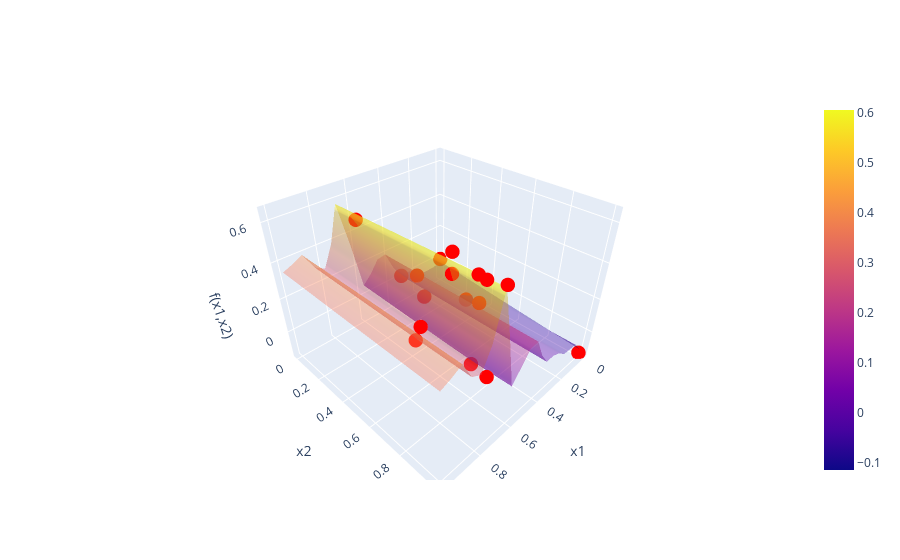
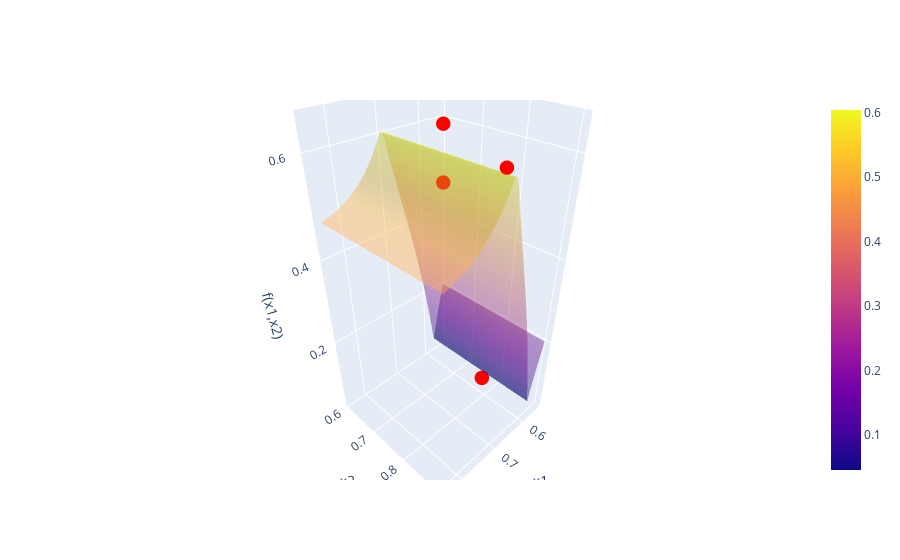

Here is the notebook cell these charts were saved with, in order:
### Markdown cell above
# Function 02
Week 6 notes
- hacked a local model around max (needs cleanup, especially around handling of scaling)
- set beta = 0

Also needs optimizer
Need to display local model in original coordinates, not transformrd coordinates

### Code cell
f2 = BBfcn(2)
print(f2)

# f2.plot_feature_correlations()
# f2.plot_correlations_with_cross_terms()
# kernel = C(10, (0.001, 10)) * Matern(length_scale=[1,1],nu=2.5) + WhiteKernel(noise_level=0.2)
f2.nextPointBayesianOptim(kernel=None,numgrid=20,acqFcn="UCB",beta=0.5)  # default kernel for 0-1 scaled inputs and outputs

f2_trust = TrustRegion(2,center_point=f2.argmax_as_np,cube_half_length=0.15)
print("TRUST REGION AROUND CURRENT MAX")
print(f2_trust)
X_next = f2_trust.nextPointBayesianOptim(numgrid=100,acqFcn="UCB",beta=0.5)
format_query(np.array([X_next]))

### Figure 1 — Plotly figure (JSON) as saved in the notebook; plotly's stock layout.template omitted (floating-point values rounded to 4 significant figures; data arrays with more than 128 entries replaced by an {"elided": "..."} marker saying what was removed)
{"data": [{"opacity": 0.4, "type": "surface", "x": {"elided": "20x20 float values"}, "y": {"elided": "20x20 float values"}, "z": {"elided": "20x20 float values"}}, {"marker": {"color": "red", "size": 5}, "mode": "markers", "name": "Measured points", "type": "scatter3d", "x": [0.6658, 0.8778, 0.1427, 0.8453, 0.4546, 0.5777, 0.4382, 0.3417, 0.3386, 0.7026, 0.7583, 0.0, 0.0, 0.6939, 0.6939, 0.6842, 0.7002], "y": [0.124, 0.7786, 0.349, 0.7111, 0.2905, 0.772, 0.685, 0.0287, 0.2139, 0.9266, 1.0, 0.0, 1.0, 0.7551, 0.7551, 1.0, 0.887], "z": [0.539, 0.4206, -0.06562, 0.294, 0.215, 0.02311, 0.2446, 0.03875, -0.01386, 0.6112, 0.2406, -0.008867, -0.1384, 0.5515, 0.6459, 0.6171, 0.6129]}], "layout": {"scene": {"xaxis": {"title": {"text": "x1"}}, "yaxis": {"title": {"text": "x2"}}, "zaxis": {"title": {"text": "f(x1,x2)"}}}}}

### Figure 2 — Plotly figure (JSON) as saved in the notebook; plotly's stock layout.template omitted (floating-point values rounded to 4 significant figures; data arrays with more than 128 entries replaced by an {"elided": "..."} marker saying what was removed)
{"data": [{"opacity": 0.4, "type": "surface", "x": {"elided": "100x100 float values"}, "y": {"elided": "100x100 float values"}, "z": {"elided": "100x100 float values"}}, {"marker": {"color": "red", "size": 5}, "mode": "markers", "name": "Measured points", "type": "scatter3d", "x": [0.5777, 0.6939, 0.6939, 0.7002], "y": [0.772, 0.7551, 0.7551, 0.887], "z": [0.02311, 0.5515, 0.6459, 0.6129]}], "layout": {"scene": {"xaxis": {"title": {"text": "x1"}}, "yaxis": {"title": {"text": "x2"}}, "zaxis": {"title": {"text": "f(x1,x2)"}}}}}
